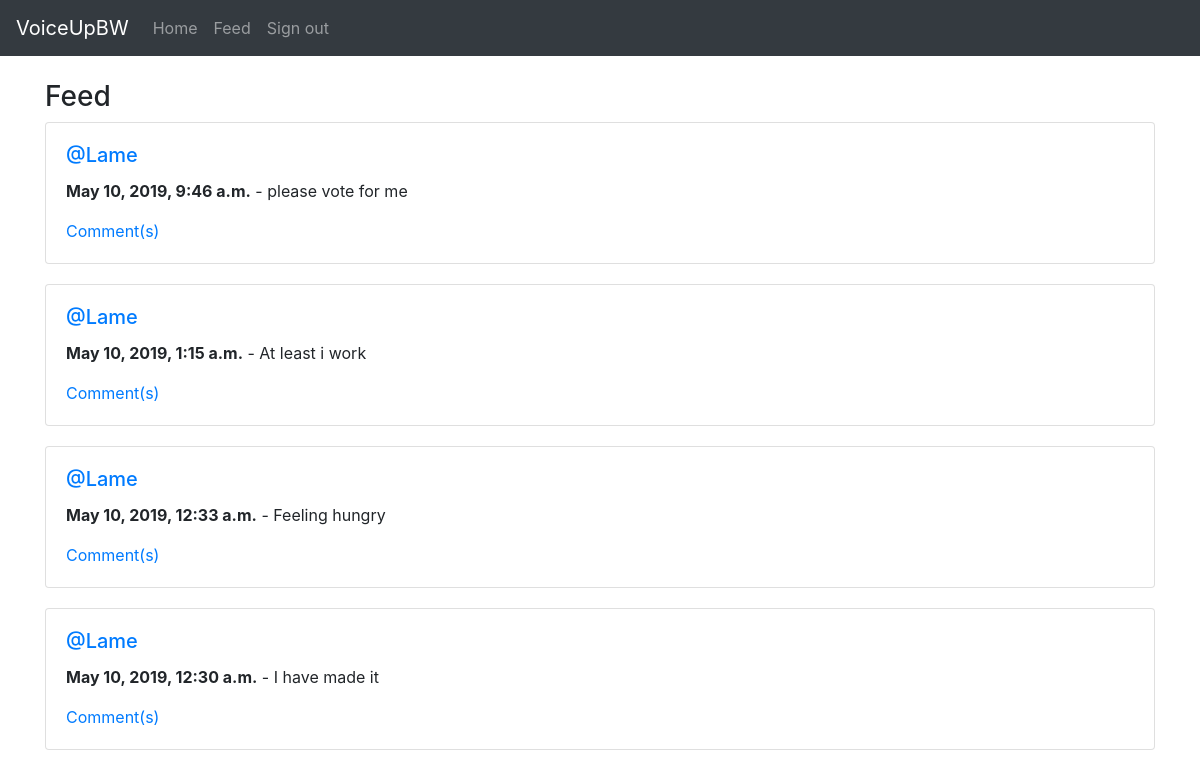
The app's page /Lame/feed/ (signed in) with its own data.
### voiceUpPost/models.py (models this page shows)
class VoiceUpPost(models.Model):
    user = models.ForeignKey(User, related_name='voiceuppost', on_delete=models.DO_NOTHING)
    body = models.CharField(max_length=255)
    created_at = models.DateTimeField(auto_now_add=True)
    class Meta:
        ordering = ('-created_at',)

### voiceUpPost/views.py (the view)
# urls.py: path('<str:username>/feed/', views.feed, name='feed'),
@login_required
def feed(request, username):
    userids = []
    for id in request.user.voiceupprofile.follows.all():
        userids.append(id.user)
    userids.append(request.user.id)
    posts = VoiceUpPost.objects.filter(user_id__in=userids)[0:25]
    return render(request, 'voiceUpPost/templates/feed.html', {'posts': posts})

### voiceUpPost/templates/feed.html
{% extends 'templates/base.html' %}
{% block main %}
<div class="row">
  <div class="col-12">
    <h3>Feed</h3>
    {% for post in posts %}
      <div class="card" style="margin-bottom: 20px;">
        <div class="card-body">
          <h5 class="card-title"><a href="/{{ post.user.username }}/">@{{ post.user.username }}</a></h5>
          <p class="card-text"><b>{{ post.created_at }}</b> - {{ post.body }}</p>
            <a href="{% url 'post:detail' id=post.id %}">Comment(s)</a>
        </div>
      </div>
    {% endfor %}
  </div>
</div>
{% endblock %}

### records on screen
VoiceUpPost: user.username "Lame", created_at "May 10, 2019, 9:46 a.m.", body "please vote for me"
VoiceUpPost: user.username "Lame", created_at "May 10, 2019, 1:15 a.m.", body "At least i work"
VoiceUpPost: user.username "Lame", created_at "May 10, 2019, 12:33 a.m.", body "Feeling hungry"
VoiceUpPost: user.username "Lame", created_at "May 10, 2019, 12:30 a.m.", body "I have made it"
